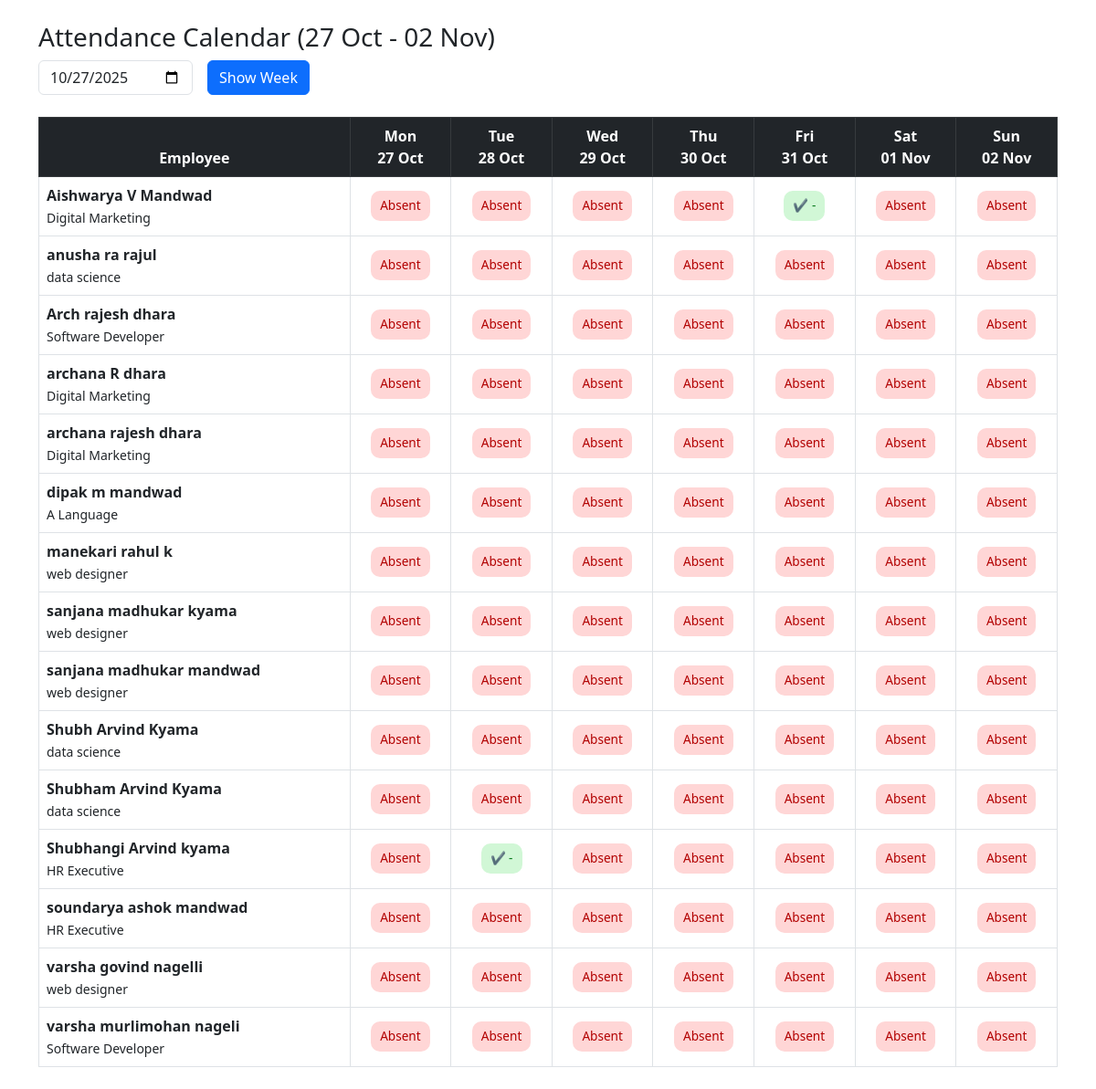
The page /attendance_hr.php on the database its author committed.
### tables this page shows
CREATE TABLE IF NOT EXISTS `employees` (
  `id` int NOT NULL AUTO_INCREMENT,
  `employee_id` varchar(50) DEFAULT NULL,
  `candidate_id` int DEFAULT NULL,
  `full_name` varchar(100) DEFAULT NULL,
  `email` varchar(100) DEFAULT NULL,
  `password` varchar(255) DEFAULT NULL,
  `contact` varchar(15) DEFAULT NULL,
  `gender` varchar(10) DEFAULT NULL,
  `qualification` varchar(100) DEFAULT NULL,
  `dob` date DEFAULT NULL,
  `photo` varchar(255) DEFAULT NULL,
  `experience_status` enum('Yes','No') DEFAULT NULL,
  `experience_details` text,
  `created_at` datetime DEFAULT CURRENT_TIMESTAMP,
  `job_id` int DEFAULT NULL,
  `account_no` varchar(30) DEFAULT NULL,
  `ifsc_code` varchar(15) DEFAULT NULL,
  `bank_name` varchar(100) DEFAULT NULL,
  PRIMARY KEY (`id`),
  UNIQUE KEY `employee_id` (`employee_id`),
  UNIQUE KEY `email` (`email`),
  KEY `candidate_id` (`candidate_id`)
);

CREATE TABLE IF NOT EXISTS `jobs` (
  `job_id` int NOT NULL AUTO_INCREMENT,
  `title` varchar(255) DEFAULT NULL,
  `description` text,
  `posted_date` date NOT NULL DEFAULT (curdate()),
  `from_date` date DEFAULT NULL,
  `to_date` date DEFAULT NULL,
  `image` varchar(255) DEFAULT NULL,
  PRIMARY KEY (`job_id`)
);

CREATE TABLE IF NOT EXISTS `attendance` (
  `id` int NOT NULL AUTO_INCREMENT,
  `employee_id` int NOT NULL,
  `date` date NOT NULL,
  `check_in_time` time DEFAULT NULL,
  `check_out_time` time DEFAULT NULL,
  `total_worked` varchar(20) DEFAULT NULL,
  PRIMARY KEY (`id`),
  UNIQUE KEY `unique_employee_date` (`employee_id`,`date`)
);

### attendance_hr.php (the view, shortened to what this page needs)
<?php
$conn = new mysqli("localhost", "root", "", "company_db");
$employees = $conn->query("
    SELECT e.id,e.employee_id, e.full_name, j.title AS job_title
    FROM employees e
    LEFT JOIN jobs j ON e.job_id = j.job_id
    ORDER BY e.full_name ASC
");
$startOfWeek = isset($_GET['week']) ? $_GET['week'] : date('Y-m-d', strtotime('monday this week'));
$endOfWeek   = date('Y-m-d', strtotime($startOfWeek . ' +6 days'));
?>
<!DOCTYPE html>
<html lang="en">
<head>
  <link href="https://cdn.jsdelivr.net/npm/bootstrap@5.3.0/dist/css/bootstrap.min.css" rel="stylesheet">
</head>
<body>
<div class="container my-4">
  <h3>Attendance Calendar (<?= date("d M", strtotime($startOfWeek)) ?> - <?= date("d M", strtotime($endOfWeek)) ?>)</h3>
  <form method="GET" class="row g-3 mb-4">
    <div class="col-auto">
      <input type="date" name="week" class="form-control" value="<?= $startOfWeek ?>">
    </div>
    <div class="col-auto">
      <button type="submit" class="btn btn-primary">Show Week</button>
    </div>
  </form>
  <table class="table table-bordered text-center align-middle">
    <thead class="table-dark">
      <tr>
        <th>Employee</th>
        <?php for ($d=0; $d<7; $d++):
            $day = date('Y-m-d', strtotime("$startOfWeek +$d days")); ?>
          <th><?= date("D<\b\\r>d M", strtotime($day)) ?></th>
        <?php endfor; ?>
      </tr>
    </thead>
    <tbody>
    <?php while ($emp = $employees->fetch_assoc()): ?>
      <tr>
        <td class="text-start">
          <strong><?= htmlspecialchars($emp['full_name']) ?></strong><br>
          <small><?= htmlspecialchars($emp['job_title']) ?></small>
        </td>
        <?php
        for ($d=0; $d<7; $d++):
          $day = date('Y-m-d', strtotime("$startOfWeek +$d days"));
          $status = "<span class='status-badge absent'>Absent</span>";
          $leave = $conn->prepare("
              SELECT 1 FROM leave_requests
              WHERE employee_id=?
                AND status='Approved'
                AND ? BETWEEN from_date AND to_date
          ");
          $leave->bind_param("is", $emp['id'], $day);
          $leave->execute();
          $leave_result = $leave->get_result();
          if ($leave_result->num_rows > 0) {
              $status = "<span class='status-badge leave'>Leave</span>";
          } else {
              $att = $conn->prepare("SELECT check_in_time, check_out_time FROM attendance WHERE employee_id=? AND date=?");
              $att->bind_param("is", $emp['id'], $day);
              $att->execute();
              $att_result = $att->get_result();
              if ($row = $att_result->fetch_assoc()) {
                  if (!empty($row['check_in_time'])) {
                      $hours = "-";
                      $status = "<span class='status-badge present'>✔ $hours</span>";
                  }
              }
          }
          echo "<td>$status</td>";
        endfor; ?>
      </tr>
    <?php endwhile; ?>
    </tbody>
  </table>
</div>
</body>
</html>

### attendance_hr.php (style rules this page uses)
.status-badge { padding: 6px 10px; border-radius: 10px; font-size: 0.85rem; display: inline-block; }
.present { background: #d1f7d6; color: #0a7c1e; }
.absent { background: #ffd6d6; color: #b20000; }
.table thead th { position: sticky; top: 0; z-index: 2; background: #212529; color: #fff; }

### rows shown on the page
employees: full_name "Aishwarya V Mandwad", job.title "Digital Marketing"
attendance: check_in_time "-"
employees: full_name "anusha ra rajul", job.title "data science"
employees: full_name "Arch rajesh dhara", job.title "Software Developer"
employees: full_name "archana R dhara", job.title "Digital Marketing"
employees: full_name "archana rajesh dhara", job.title "Digital Marketing"
employees: full_name "dipak m mandwad", job.title "A Language"
employees: full_name "manekari rahul k", job.title "web designer"
employees: full_name "sanjana madhukar kyama", job.title "web designer"
employees: full_name "sanjana madhukar mandwad", job.title "web designer"
employees: full_name "Shubh Arvind Kyama", job.title "data science"
employees: full_name "Shubham Arvind Kyama", job.title "data science"
employees: full_name "Shubhangi Arvind kyama", job.title "HR Executive"
attendance: check_in_time "-"
employees: full_name "soundarya ashok mandwad", job.title "HR Executive"
employees: full_name "varsha govind nagelli", job.title "web designer"
employees: full_name "varsha murlimohan nageli", job.title "Software Developer"

### other values the page prints
date("d M", strtotime($startOfWeek)) "27 Oct"
date("d M", strtotime($endOfWeek)) "02 Nov"
date("D<\b\\r>d M", strtotime($day)) "Mon 27 Oct"
date("D<\b\\r>d M", strtotime($day)) "Tue 28 Oct"
date("D<\b\\r>d M", strtotime($day)) "Wed 29 Oct"
date("D<\b\\r>d M", strtotime($day)) "Thu 30 Oct"
date("D<\b\\r>d M", strtotime($day)) "Fri 31 Oct"
date("D<\b\\r>d M", strtotime($day)) "Sat 01 Nov"
date("D<\b\\r>d M", strtotime($day)) "Sun 02 Nov"
